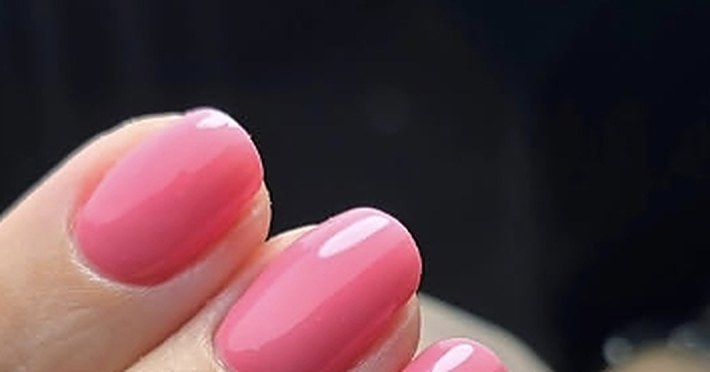
#> input picture assets/ig-corallo.jpg, 710 x 372 px
$ python prova-colore.py ../assets/ig-corallo.jpg ../assets/ig-french.jpg 1.0 1.0
#> lines starting #> are read from the running program, lines starting #| are printed output that depends on the picture; after the words box and inside, x2 and y2 are one past the last pixel; in counts of white or black regions, pixels touching at a corner belong together
"""
Prepara "Prova il colore" partendo da una foto di mano con smalto in tinta unita.

Come funziona: nella foto ogni pixel dell'unghia è  colore dello smalto × luce  + riflesso bianco.
Lo script separa questi pezzi; il sito poi rifà il calcolo con il colore scelto (da-caricare/assets/js/site.js),
così ombre, curvatura, riflessi e glitter restano quelli veri della foto.

Crea nella cartella di uscita:
  mano.webp   la foto
  mappa.png   R = luce (0..2), G = riflesso, B = luce sfumata (per l'opaco), A = quanto il pixel è unghia
  forma.png   solo la forma delle unghie
  prova.json  il colore originale dello smalto (serve per toglierlo e mettere quello nuovo)

Uso:
  python3 tools/prova-colore.py FOTO CARTELLA_USCITA [tinta_min tinta_max]

La tinta (0-360) è quella dello smalto nella foto: per il verde salvia 120-210.
Foto ideale: mano ferma, luce naturale, smalto colorato e uniforme, sfondo di un'altra tinta, nitida e non compressa.
"""
import sys
import numpy as np
from PIL import Image, ImageDraw, ImageFilter

foto, uscita = sys.argv[1], sys.argv[2]
hmin, hmax = (float(sys.argv[3]), float(sys.argv[4])) if len(sys.argv) > 4 else (120.0, 210.0)

im = Image.open(foto).convert('RGB')
#> im is the input picture: PIL image 710x372 RGB; mean R, G, B 83.4, 57.4, 64.1
W, H = im.size
#> W = 710; H = 372
a = np.asarray(im).astype(np.float64) / 255
lin = np.where(a <= 0.04045, a / 12.92, ((a + 0.055) / 1.055) ** 2.4)
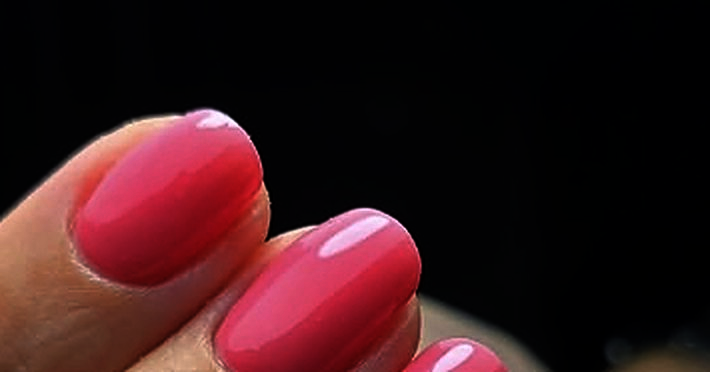
#> lin: shape (372, 710, 3) float64; mean R, G, B 0.223, 0.0926, 0.103
Y = lin @ [0.2126, 0.7152, 0.0722]
r, g, b = a[..., 0], a[..., 1], a[..., 2]
mx, mn = a.max(-1), a.min(-1)
d = mx - mn + 1e-6
h = np.where(mx == r, ((g - b) / d) % 6, np.where(mx == g, (b - r) / d + 2, (r - g) / d + 4)) * 60
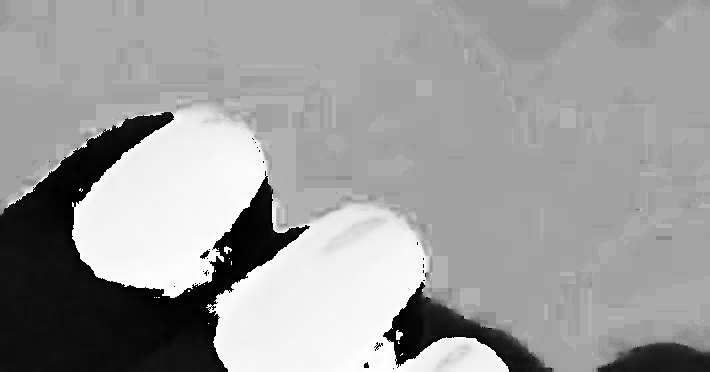
#> h: shape (372, 710) float64; min 0, max 359.6, mean 220.8; drawn with min black and max white
s = d / (mx + 1e-6)
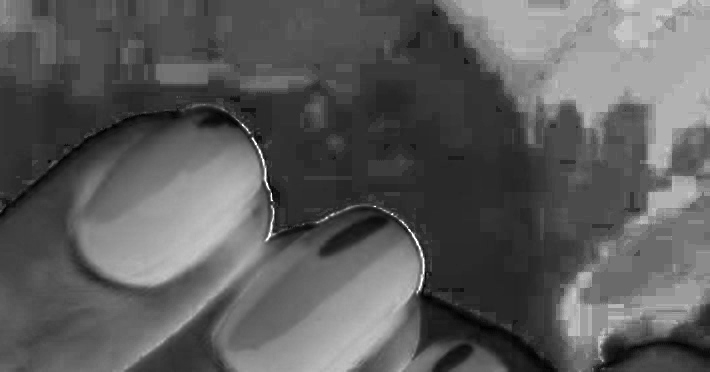
#> s: shape (372, 710) float64; min 1.86e-06, max 1, mean 0.362


def img(m):
    return Image.fromarray((np.clip(m, 0, 1) * 255).astype(np.uint8))


def arr(i):
    return np.asarray(i).astype(np.float64) / 255


def box(x, rad):
    """media su un quadrato (2r+1)x(2r+1), veloce con le somme cumulative"""
    p = np.pad(x, ((rad + 1, rad), (rad + 1, rad)), mode='edge')
    c = p.cumsum(0).cumsum(1)
    k = 2 * rad + 1
    tot = c[k:, k:] - c[:-k, k:] - c[k:, :-k] + c[:-k, :-k]
    return tot / (k * k)


def guidato(guida, p, rad, eps):
    """filtro guidato (He et al.): ammorbidisce p seguendo i bordi della guida"""
    mI, mp = box(guida, rad), box(p, rad)
    var = box(guida * guida, rad) - mI * mI
    cov = box(guida * p, rad) - mI * mp
    A = cov / (var + eps)
    B = mp - A * mI
    return box(A, rad) * guida + box(B, rad)


def morfo(x, filtro, n):
    return arr(img(x).filter(filtro(n)))


# 1. forma grezza: la tinta dello smalto, fatta crescere sui pixel vicini della stessa tinta, senza la pelle
core = (h > hmin) & (h < hmax) & (s > 0.12) & (mx > 0.30)
#> core: shape (372, 710) bool; every value is 0
cresce = morfo(morfo(core.astype(float), ImageFilter.MinFilter, 3), ImageFilter.MaxFilter, 3) > 0.5
#> in arr, `return np.asarray(i).astype(np.float64) / 255`: returned value: shape (372, 710) float64; every value is 0
simile = (h > hmin - 30) & (h < hmax + 30) & (s > 0.04) & (mx > 0.10)
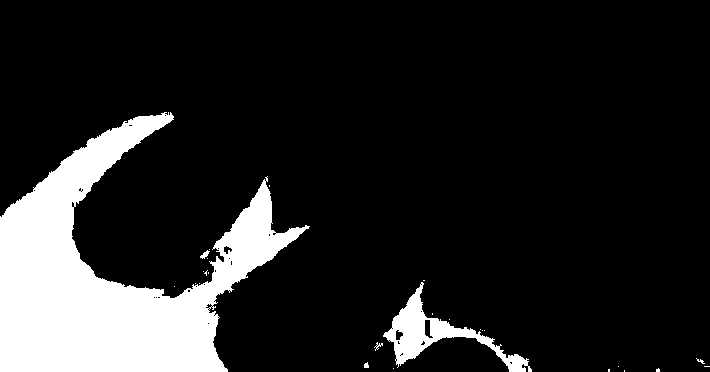
#> simile: shape (372, 710) bool; 14.1% white; 27 white regions (21 under 20 px), largest, box (x1, y1, x2, y2) and area: (0, 112, 310, 372) 33952, (383, 282, 532, 372) 3094, (200, 250, 210, 259) 42, (374, 342, 383, 351) 27, (364, 362, 369, 368) 23, (696, 358, 705, 364) 20
pelle = ((h < 55) | (h > 320)) & (s > 0.22) & (mx > 0.30)
#> pelle: shape (372, 710) bool; 30.1% white; 26 white regions (23 under 20 px), largest, box (x1, y1, x2, y2) and area: (0, 119, 462, 372) 77356, (620, 350, 700, 372) 1123, (448, 344, 508, 372) 872
for _ in range(10):
    vicino = morfo(cresce.astype(float), ImageFilter.MaxFilter, 3) > 0.5
    cresce = cresce | (vicino & simile & ~pelle)
# riempi i buchi (riflessi, glitter): ciò che lo sfondo non raggiunge è unghia
f = img(morfo(morfo(cresce.astype(float), ImageFilter.MaxFilter, 3), ImageFilter.MinFilter, 3)).convert('L')
for x, y in [(0, 0), (W - 1, 0), (0, H - 1), (W - 1, H - 1)]:
    if f.getpixel((x, y)) == 0:
        ImageDraw.floodfill(f, (x, y), 128)
#> f: PIL image 710x372 L; every value is 128
grezza = (np.asarray(f) != 128).astype(float)
grezza = morfo(morfo(grezza, ImageFilter.MinFilter, 7), ImageFilter.MaxFilter, 7)  # via i puntini isolati

# 1b. includi il bordino scuro dello smalto: pixel vicini ancora più freddi (verdi/azzurri) della pelle
rosso_verde = a[..., 0] - (a[..., 1] + a[..., 2]) / 2   # pelle > 0, smalto salvia < 0
for _ in range(3):
    vicino = morfo(grezza, ImageFilter.MaxFilter, 3) > 0.5
    grezza = np.maximum(grezza, (vicino & (rosso_verde < 0.035) & ~pelle).astype(float))

# 2. bordo preciso: il filtro guidato aggancia la forma ai bordi veri (luminosità a piena risoluzione)
sicuro_dentro = morfo(grezza, ImageFilter.MinFilter, 11) > 0.5
sicuro_fuori = morfo(grezza, ImageFilter.MaxFilter, 5) < 0.5
#> sicuro_fuori: shape (372, 710) bool; every value is 1
guida = np.sqrt(Y)
alfa = guidato(guida, grezza, 5, 2e-3)
#> in box, `c = p.cumsum(0).cumsum(1)`:
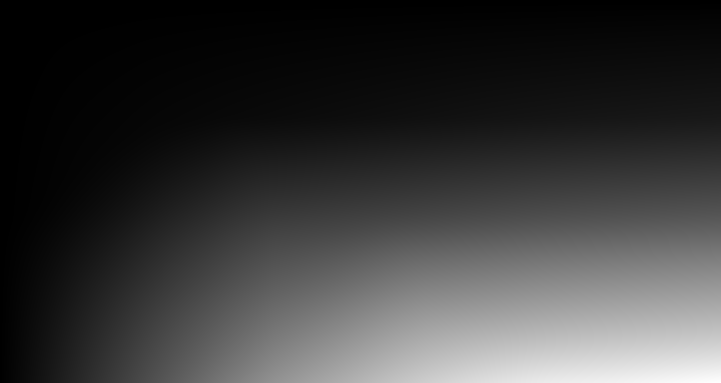
#> c: shape (383, 721) float64; min 0.0913, max 69051.2, mean 15588.1; drawn with min black and max white
#> in box (call 2), `p = np.pad(x, ((rad + 1, rad), (rad + 1, rad)), mode='edge')`: p: shape (383, 721) float64; every value is 0
#> call 3 of box, with rad = 5
#> in box (call 3), `p = np.pad(x, ((rad + 1, rad), (rad + 1, rad)), mode='edge')`:
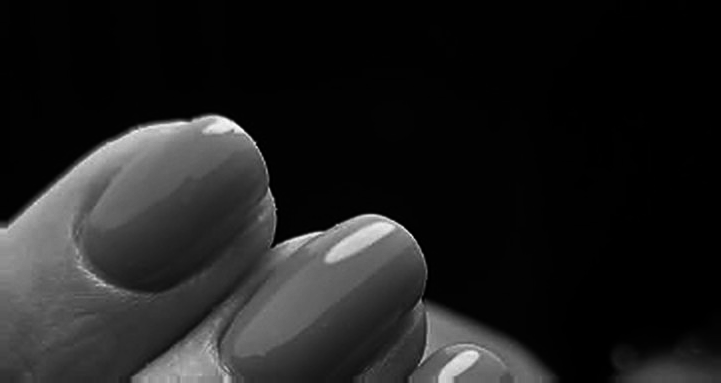
#> p: shape (383, 721) float64; min 0.000194, max 0.981, mean 0.121
alfa = guidato(guida, np.clip(alfa, 0, 1), 2, 1e-3)
#> call 2 of guidato, with rad = 2, eps = 0.001
#> in box (call 8), `p = np.pad(x, ((rad + 1, rad), (rad + 1, rad)), mode='edge')`: p: shape (377, 715) float64; every value is 0
#> in guidato (call 2), `var = box(guida * guida, rad) - mI * mI`:
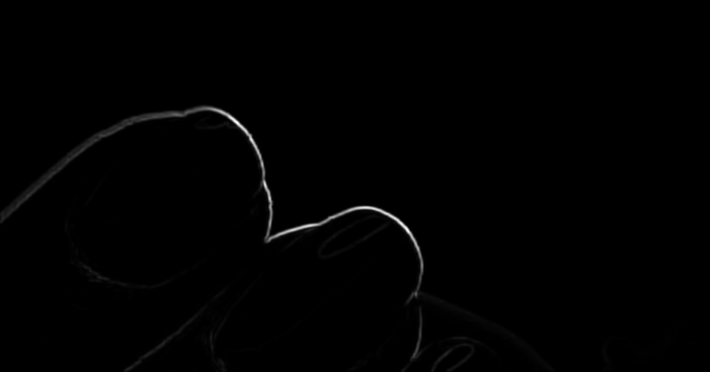
#> var: shape (372, 710) float64; min -5.3e-13, max 0.118, mean 0.000667; drawn with min black and max white
alfa = np.clip((alfa - 0.12) / 0.76, 0, 1)
alfa[sicuro_dentro] = 1
alfa[sicuro_fuori] = 0
alfa = arr(img(alfa).filter(ImageFilter.GaussianBlur(0.6)))

# 3. luce e riflessi: la luce sull'unghia cambia piano piano, i riflessi sono picchi chiari sopra di essa
dentro = alfa > 0.9
Ymed = float(np.median(Y[dentro]))
#> Ymed = nan
scala = Ymed * 3
#> scala = nan
Yd = np.where(alfa > 0.05, Y, Ymed) / scala
#> Yd: shape (372, 710) float64; every value is NaN or infinite
aperta = morfo(morfo(Yd, ImageFilter.MinFilter, 9), ImageFilter.MaxFilter, 9)  # toglie i picchi chiari
morbida = np.maximum(arr(img(aperta).filter(ImageFilter.GaussianBlur(6))), aperta) * scala
riflesso = np.clip(Y - morbida * 1.08 - 0.03, 0, None)          # solo i picchi chiari veri, non il rumore della foto
riflesso = arr(img(np.sqrt(np.clip(riflesso, 0, 1))).filter(ImageFilter.GaussianBlur(0.7))) ** 2 * alfa
luce = np.clip((Y - riflesso) / Ymed, 0, 2)
luce_morbida = np.clip(morbida / Ymed, 0, 2)

mappa = np.dstack([luce / 2, np.sqrt(np.clip(riflesso, 0, 1)), luce_morbida / 2, alfa])
#> mappa: shape (372, 710, 4) float64; 50% of the values are NaN or infinite; the others: min 0, max 0, mean 0
Image.fromarray((np.clip(mappa, 0, 1) * 255 + 0.5).astype(np.uint8), 'RGBA').save(f'{uscita}/mappa.png', optimize=True)
Image.fromarray((np.dstack([np.ones_like(alfa), alfa]) * 255).astype(np.uint8), 'LA').save(f'{uscita}/forma.png', optimize=True)
im.save(f'{uscita}/mano.webp', quality=88)
# colore originale dello smalto (lineare, a luce 1): il sito lo toglie e mette quello scelto
ok = dentro & (riflesso < 0.005) & (luce > 0.3)
smalto = np.median((lin[ok] - riflesso[ok, None]) / luce[ok, None], axis=0)
#> smalto = [nan, nan, nan]
import json
with open(f'{uscita}/prova.json', 'w') as fh:
    json.dump({'smalto': [round(float(x), 4) for x in smalto], 'larghezza': W, 'altezza': H}, fh)
print(f'{W}x{H}, unghie {dentro.mean() * 100:.1f}% della foto, luce media {Ymed:.3f}')
#| 710x372, unghie 0.0% della foto, luce media nan

$ run again, on assets/ig-latte.jpg
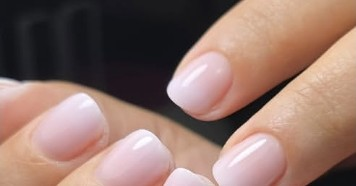
#> input picture assets/ig-latte.jpg, 356 x 186 px
#> im is the input picture: PIL image 356x186 RGB; mean R, G, B 144.6, 115.9, 106.9
#> core: shape (186, 356) bool; every value is 0
#> `simile = (h > hmin - 30) & (h < hmax + 30) & (s > 0.04) & (mx > 0.10)`:
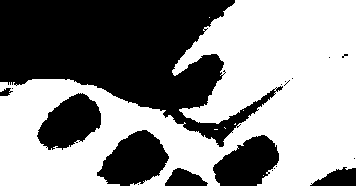
#> simile: shape (186, 356) bool; 55.6% white; 19 black regions (12 under 20 px), largest, box (x1, y1, x2, y2) and area: (0, 0, 283, 147) 21012, (97, 130, 169, 186) 2594, (37, 93, 101, 150) 2346
#> pelle: shape (186, 356) bool; 51.5% white; 12 black regions (5 under 20 px), largest, box (x1, y1, x2, y2) and area: (0, 0, 305, 149) 22810, (164, 134, 280, 186) 2966, (93, 128, 172, 186) 2649
#> sicuro_fuori: shape (186, 356) bool; every value is 1
#> p: shape (197, 367) float64; every value is 0
#> p: shape (191, 361) float64
#> c: shape (191, 361) float64
#> p: shape (191, 361) float64; every value is 0
#> in guidato (call 2), `var = box(guida * guida, rad) - mI * mI`:
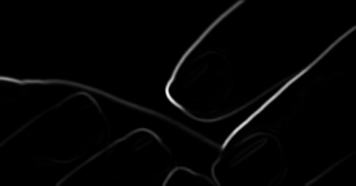
#> var: shape (186, 356) float64; min -1.07e-13, max 0.112, mean 0.00181; drawn with min black and max white
#> Ymed = nan
#> Yd: shape (186, 356) float64; every value is NaN or infinite
#> mappa: shape (186, 356, 4) float64; 50% of the values are NaN or infinite; the others: min 0, max 0, mean 0
#> smalto = [nan, nan, nan]
#| 356x186, unghie 0.0% della foto, luce media nan

$ run again, on assets/ig-parete.jpg
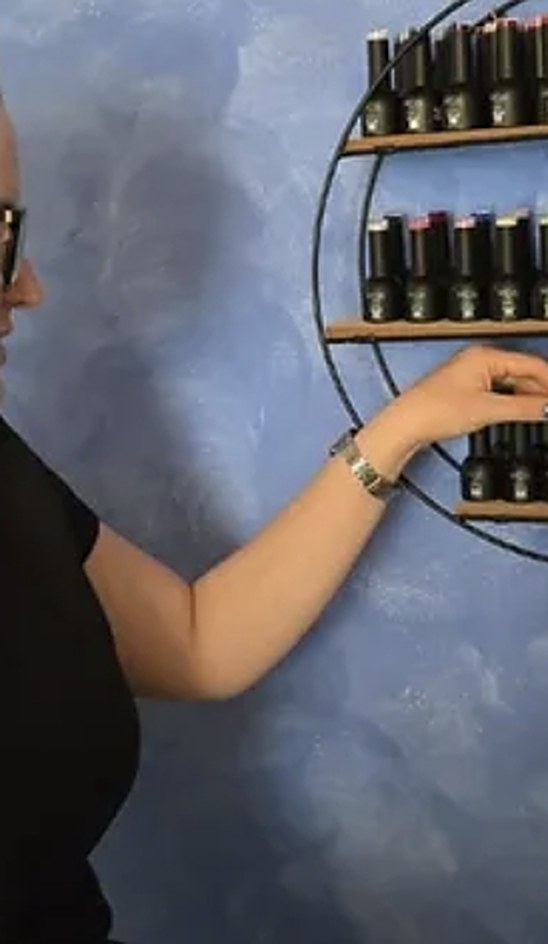
#> input picture assets/ig-parete.jpg, 548 x 944 px
#> im is the input picture: PIL image 548x944 RGB; mean R, G, B 98.2, 99, 107.3
#> core: shape (944, 548) bool; every value is 0
#> `simile = (h > hmin - 30) & (h < hmax + 30) & (s > 0.04) & (mx > 0.10)`:
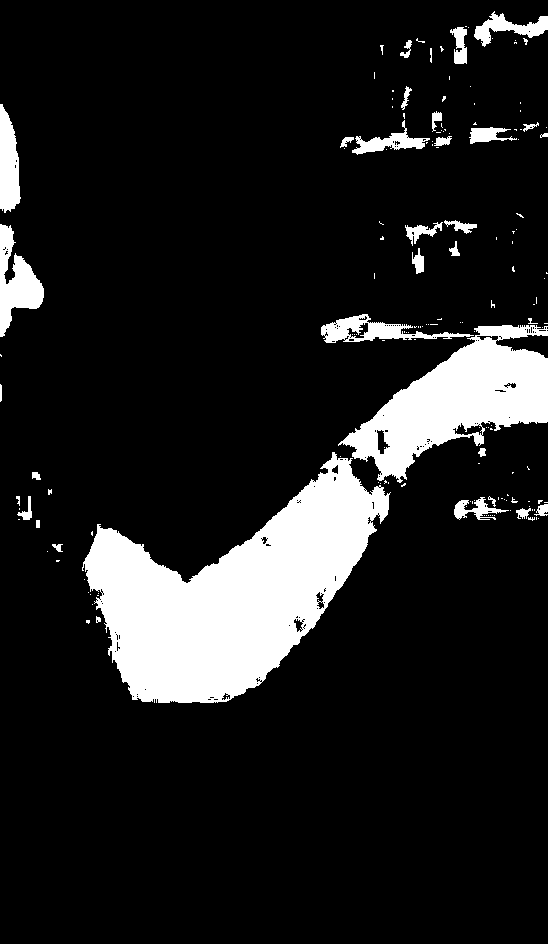
#> simile: shape (944, 548) bool; 12.4% white; 161 white regions (127 under 20 px), largest, box (x1, y1, x2, y2) and area: (82, 452, 391, 703) 37512, (338, 325, 548, 483) 15049, (0, 224, 44, 337) 2394
#> pelle: shape (944, 548) bool; 11.9% white; 58 white regions (39 under 20 px), largest, box (x1, y1, x2, y2) and area: (85, 343, 548, 701) 49739, (325, 314, 548, 340) 3211, (344, 94, 548, 152) 3045
#> sicuro_fuori: shape (944, 548) bool; every value is 1
#> p: shape (955, 559) float64; every value is 0
#> p: shape (949, 553) float64
#> c: shape (949, 553) float64
#> p: shape (949, 553) float64; every value is 0
#> in guidato (call 2), `var = box(guida * guida, rad) - mI * mI`:
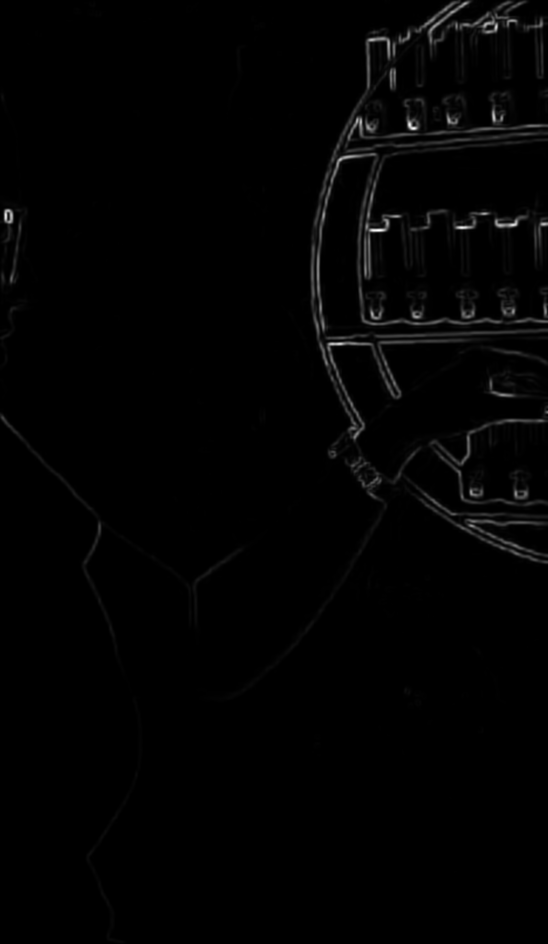
#> var: shape (944, 548) float64; min -2.99e-12, max 0.0767, mean 0.000896; drawn with min black and max white
#> Ymed = nan
#> Yd: shape (944, 548) float64; every value is NaN or infinite
#> mappa: shape (944, 548, 4) float64; 50% of the values are NaN or infinite; the others: min 0, max 0, mean 0
#> smalto = [nan, nan, nan]
#| 548x944, unghie 0.0% della foto, luce media nan
